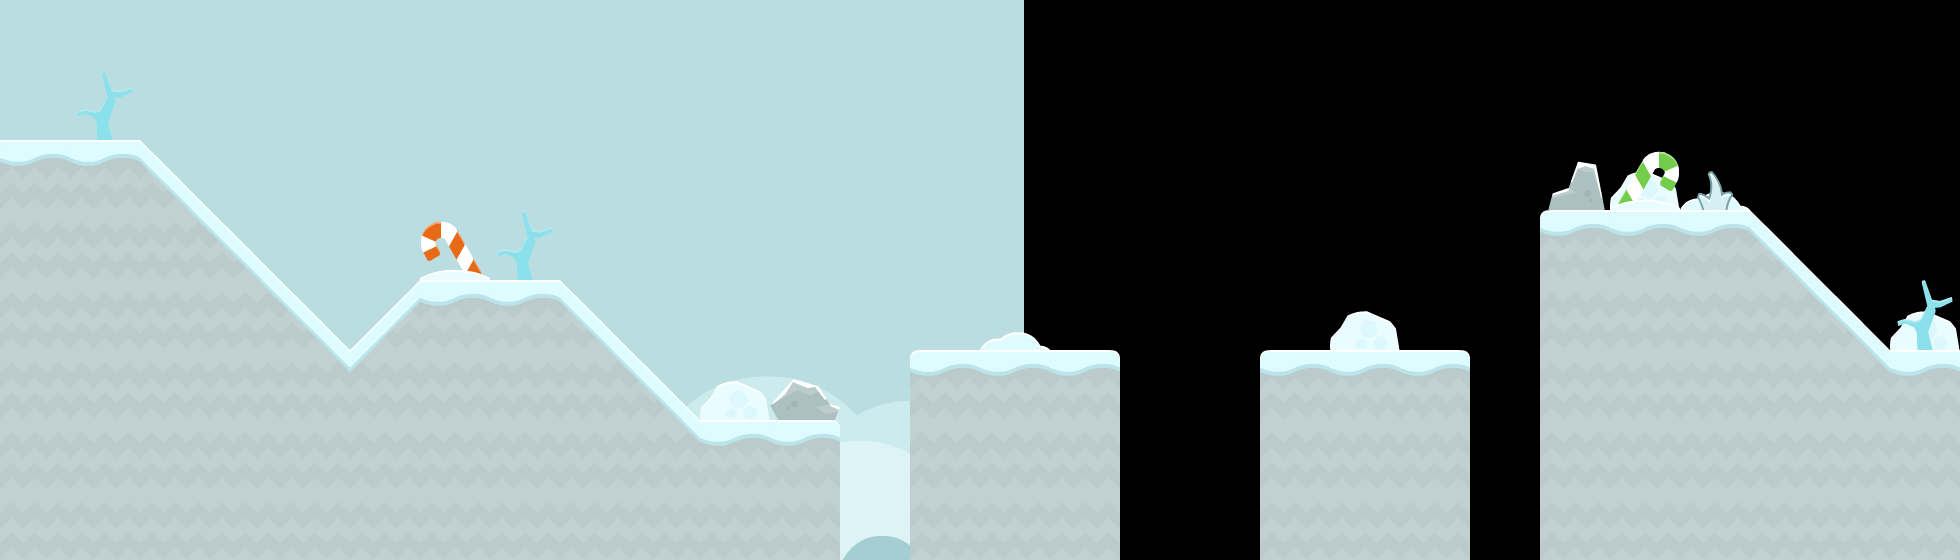

The image is a tile-based game level rendered from a .tmx file. Its description and source (layers, tilesets, objects; grid data summarised) follow:
An orthogonal 28x8 tile map with 70x70 px tiles, 3 tile layers (tiles_background, tiles_terrain, tiles_foreground), 2 image layers and 10 objects (7x SNOW, start, target, effect_snow).

<map version="1.0" orientation="orthogonal" renderorder="right-down" width="28" height="8" tilewidth="70" tileheight="70" nextobjectid="183">
 <properties>
  <property name="blocks" value="wood_1x2_triangle_left,stone_pyramid,stone_pyramid,stone_small_triangle_right,stone_small_triangle_right,metal_1x2,metal_1x2" />
  <property name="music" value="happy_level" />
 </properties>
 <tileset firstgid="1" name="tiles" tilewidth="70" tileheight="70" spacing="4" margin="2" tilecount="117">
  <image source="../../graphics/tiles.png" width="962" height="666" />
  <tile id="114">
   <animation>
    <frame tileid="114" duration="100" />
    <frame tileid="115" duration="100" />
    <frame tileid="116" duration="100" />
    <frame tileid="115" duration="100" />
   </animation>
  </tile>
 </tileset>
 <imagelayer name="background_b" x="1024" y="-300">
  <image source="../../graphics/backgrounds/blue_grass.png" />
 </imagelayer>
 <imagelayer name="background_a" y="-301">
  <image source="../../graphics/backgrounds/blue_grass.png" />
 </imagelayer>
 <layer name="tiles_background" width="30" height="8">
  <data>[240 cells, 6 non-empty, 3 distinct tile ids]</data>
 </layer>
 <layer name="tiles_terrain" width="30" height="8">
  <data>[240 cells, 95 non-empty, 8 distinct tile ids]</data>
 </layer>
 <layer name="tiles_foreground" width="30" height="8">
  <data>[240 cells, 8 non-empty, 6 distinct tile ids]</data>
 </layer>
 <objectgroup name="terrain">
  <object id="176" type="SNOW" x="0" y="420">
   <polygon points="0,0 840,0 840,140 0,140" />
  </object>
  <object id="177" type="SNOW" x="910" y="350">
   <polygon points="0,0 210,0 210,210 0,210" />
  </object>
  <object id="178" type="SNOW" x="1260" y="560">
   <polygon points="0,0 0,-210 210,-210 210,0" />
  </object>
  <object id="179" type="SNOW" x="1540" y="210">
   <polygon points="0,0 210,0 280,70 350,140 350,350 0,350" />
  </object>
  <object id="180" type="SNOW" x="1890" y="350">
   <polygon points="0,0 70,0 70,175 0,175" />
  </object>
  <object id="181" type="SNOW" x="0" y="140">
   <polygon points="0,0 140,0 350,210 350,280 0,280" />
  </object>
  <object id="182" type="SNOW" x="350" y="350">
   <polygon points="0,0 70,-70 210,-70 350,70 0,70" />
  </object>
 </objectgroup>
 <objectgroup name="entities">
  <properties>
   <property name="blocks" value="wood_square_small_triangle_left,stone_square_small_triangle_left,stone_square" />
   <property name="music" value="happy_level" />
  </properties>
  <object id="4" name="start" type="start" x="700" y="350" width="70" height="70" />
  <object id="5" name="target" type="target" x="1680" y="140" width="70" height="70" />
 </objectgroup>
 <objectgroup name="background_effects">
  <object id="11" type="effect_snow" x="350" y="0" width="1540" height="140" />
 </objectgroup>
 <objectgroup name="foreground_effects" />
 <objectgroup name="npc" />
</map>
